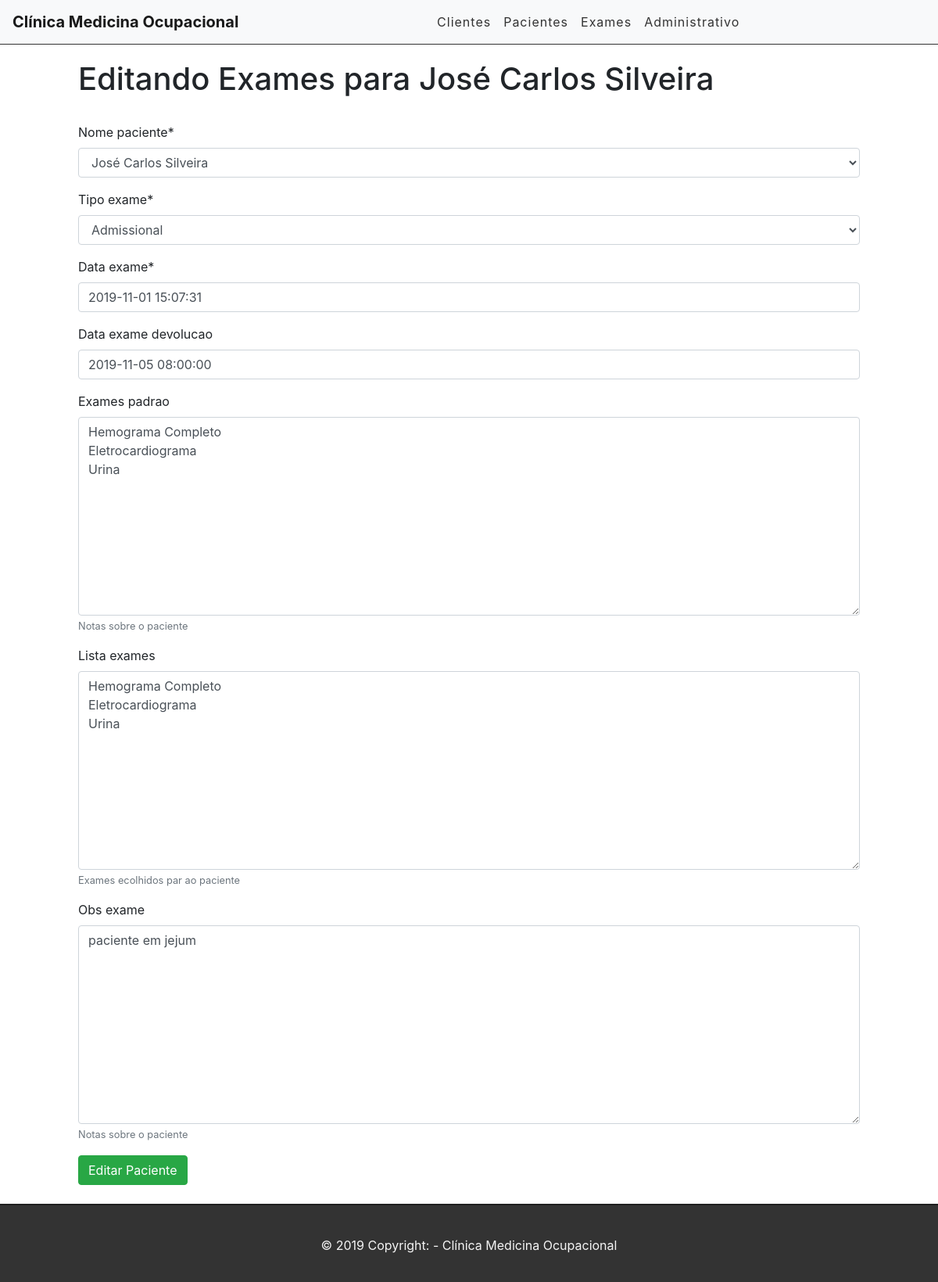
Page /edite_exame/1 on the committed database.
### clinica/models.py (models this page shows, shortened)
class Exame(models.Model):
    ESTADO = EstadosBrasileiros.estado_brasileiro
    nome_paciente = models.ForeignKey(Paciente, on_delete=models.CASCADE)
    tipo_exame = models.ForeignKey(TipoExame, on_delete=models.CASCADE)
    data_exame = models.DateTimeField(auto_now=False, auto_now_add=False)
    data_exame_devolucao = models.DateTimeField(auto_now=False, auto_now_add=False, blank=True, null=True)
    exames_padrao = models.TextField(blank=True, null=True, help_text=("Notas sobre o paciente"))
    lista_exames = models.TextField(blank=True, null=True, help_text=("Exames ecolhidos par ao paciente"))
    obs_exame = models.TextField(blank=True, null=True, help_text=("Notas sobre o paciente"))

class Paciente(models.Model):
    ESTADO = EstadosBrasileiros.estado_brasileiro
    nome = models.CharField(verbose_name='NOME',max_length=70, null=False)
    cpf = models.CharField(verbose_name='CPF', max_length=11, null=False)
    genero = models.ForeignKey(Genero, verbose_name='GÊNERO', on_delete=models.CASCADE)
    aniversario = models.DateField(verbose_name='ANIVERSÁRIO', auto_now=False, auto_now_add=False)
    empresa = models.ForeignKey(Cliente, verbose_name='EMPRESA', on_delete=models.CASCADE)
    cep = models.CharField(verbose_name='CEP', max_length=8, null=False)
    rua = models.CharField(verbose_name='RUA', max_length=100, null=False)
    numero = models.DecimalField(verbose_name='NÚMERO', max_digits=6, decimal_places=0, default=0)
    bairro = models.CharField(verbose_name='BAIRRO', max_length=100, null=False)
    cidade = models.CharField(verbose_name='CIDADE', max_length=100, null=False)
    estado = models.CharField(verbose_name='ESTADO', max_length=60, choices=ESTADO, null=False)
    foto = models.ImageField(verbose_name='FOTO', blank=True, null=True)
    def __str__(self):
        return str(self.nome) #+ ' - ' + str(self.cpf)

### clinica/views.py (the view)
# urls.py: path('edite_exame/<int:id>', views.editExame, name='url-edit-exme'),
def editExame(request, id):
    exames = get_object_or_404(Exame, pk=id)
    form = ExameForm(instance=exames)
    if request.method == 'POST':
        form = ExameForm(request.POST, instance=exames)
        if form.is_valid():
            exames.save()
            return redirect('/')
        else:
            return render(request, 'clinica/edit-exame.html', {'form': form, 'exames': exames})
    else:
        return render(request, 'clinica/edit-exame.html', {'form': form, 'exames': exames})

### clinica/forms.py
class ExameForm(forms.ModelForm):
    class Meta:
        model = Exame
        fields = ('nome_paciente','tipo_exame', 'data_exame','data_exame_devolucao',
                  'exames_padrao','lista_exames','obs_exame')

### clinica/models.py (called while the page is built)
    def __str__(self):
        return self.nome_tipo

### clinica/templates/clinica/edit-exame.html (shortened to what this page needs)
{% extends 'base.html' %}
{% load crispy_forms_tags %}
{% block content %}
<div class="offset-1 col-10 list-div">
    <h1>Editando Exames para {{  exames.nome_paciente }}</h1>
    <br>
    <form method="POST">
        {{form|crispy}}
        <input type="submit" class="btn btn-success" value="Editar Paciente">
    </form>
</div>
<br>
{% endblock %}

### clinica/static/css/styles.css (style rules this page uses)
.list-div { padding: 0; }

### rows in the picture
Exame: nome_paciente "José Carlos Silveira", tipo_exame "Admissional", data_exame "2019-11-01 15:07:31", data_exame_devolucao "2019-11-05 08:00:00", exames_padrao "Hemograma Completo Eletrocardiograma Urina", lista_exames "Hemograma Completo Eletrocardiograma Urina", obs_exame "paciente em jejum"
